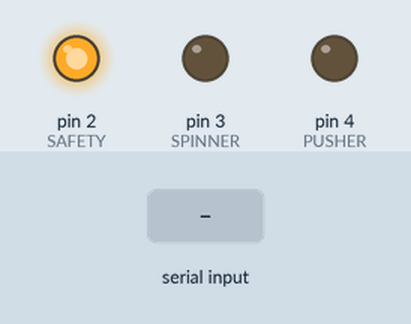
This sketch was run on a simulated Arduino Uno, built with avr-gcc and run on an emulated ATmega328P. On the bench: output pins drawn as LEDs (lit = HIGH). The inputs (shaded band) are chosen by the test bench. What the sketch prints to the serial monitor is not drawn.

Above: at 1.2 s.
1.3 s: "fire" received over Serial
At 2.7 s:
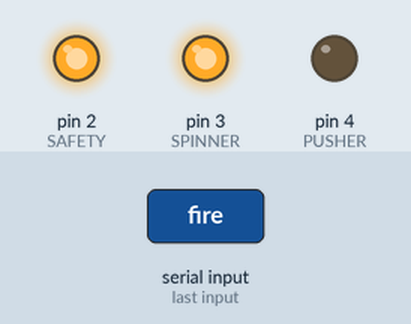
4.3 s: "safety on" received over Serial
At 6.2 s:
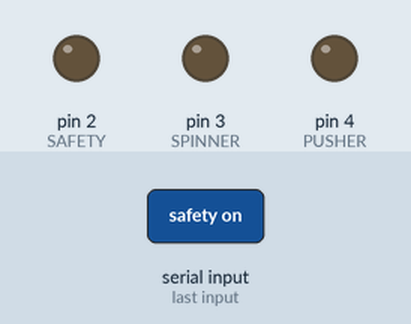
6.8 s: "freq test" received over Serial
At 9.6 s:
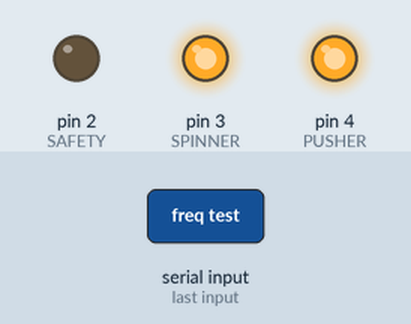
Timing chart, 0 to 19.8 s (numbered marks = the images above; inputs shaded):
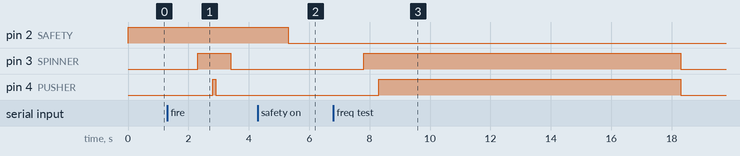

Measured:
- after the input at 1.3 s, pin 3 (SPINNER): LOW → HIGH after 1.0 s, → LOW 1.1 s later; pin 4 (PUSHER): LOW → HIGH after 1.5 s, → LOW 0.10 s later
- after the input at 4.3 s, pin 2 (SAFETY): HIGH → LOW after 1.0 s
- after the input at 6.8 s, pin 3 (SPINNER): LOW → HIGH after 1.0 s, → LOW 10.5 s later; pin 4 (PUSHER): LOW → HIGH after 1.5 s, → LOW 10.0 s later

The sketch:

DEMO_fire_gun.ino
```cpp
#include <Arduino.h>

const uint8_t SAFETY = 2;
const uint8_t SPINNER = 3;
const uint8_t PUSHER = 4;

String instruction = "";

bool safe = true;

// Tracks the inverse of the SAFETY pin output.
void setSafety(bool value) {
    digitalWrite(SAFETY, value ? LOW : HIGH);
    safe = value;
}

String fire(int n) {
	if (safe) {
			return "\"error\":\"safety_on\"";
	}


	digitalWrite(SPINNER, HIGH);
	delay(500);
	digitalWrite(PUSHER, HIGH);
	delay(150*n-50);
	digitalWrite(PUSHER, LOW);
	delay(500);
	digitalWrite(SPINNER, LOW);
	return "\"result\":\"fire_success\"";
}

String fire() {
	fire(1);
}

String rapidFire(int n) {
	if (safe) {
		return "\"error\":\"safety_on\"";
	}

	digitalWrite(SPINNER, HIGH);
	delay(500);

	while (true) {
		digitalWrite(PUSHER, HIGH);
		delay(100*n-50);
		digitalWrite(PUSHER, LOW);
		delay(100*n-50);
	}

	return "\"result\":\"fire_success\"";
}

String rapidFire() {
	rapidFire(1);
}

String halt(int n) {
	digitalWrite(PUSHER, LOW);
	delay(550*n-50);
	digitalWrite(SPINNER, LOW);
	delay(500);
	return "\"result\":\"halt_success\"";
}

String halt() {
	halt(1);
}

void setup() {
	Serial.begin(9600);
	setSafety(false);
	digitalWrite(SPINNER, LOW);
	digitalWrite(PUSHER, LOW);

	pinMode(SAFETY, OUTPUT);
	pinMode(SPINNER, OUTPUT);
	pinMode(PUSHER, OUTPUT);

	Serial.println("I'm alive!");
}

int i = 1;
void loop() {
	if (Serial.available() > 0) {
		instruction = Serial.readString();
		instruction.trim();
		if (instruction == "fire") {
			Serial.println(fire());
		} else if (instruction == "rapid fire") {
			Serial.println(rapidFire());
		} else if (instruction == "halt") {
			Serial.println(halt());
		} else if (instruction == "safety on") {
			setSafety(true);
		} else if (instruction == "safety off") {
			setSafety(false);
		} else if (instruction == "freq test") {
			digitalWrite(SPINNER, HIGH);
			delay(500);
			digitalWrite(PUSHER, HIGH);
			delay(10000);
			digitalWrite(PUSHER, LOW);
			digitalWrite(SPINNER, LOW);
		}else {
			Serial.println(instruction);
		}
	}
}
```
